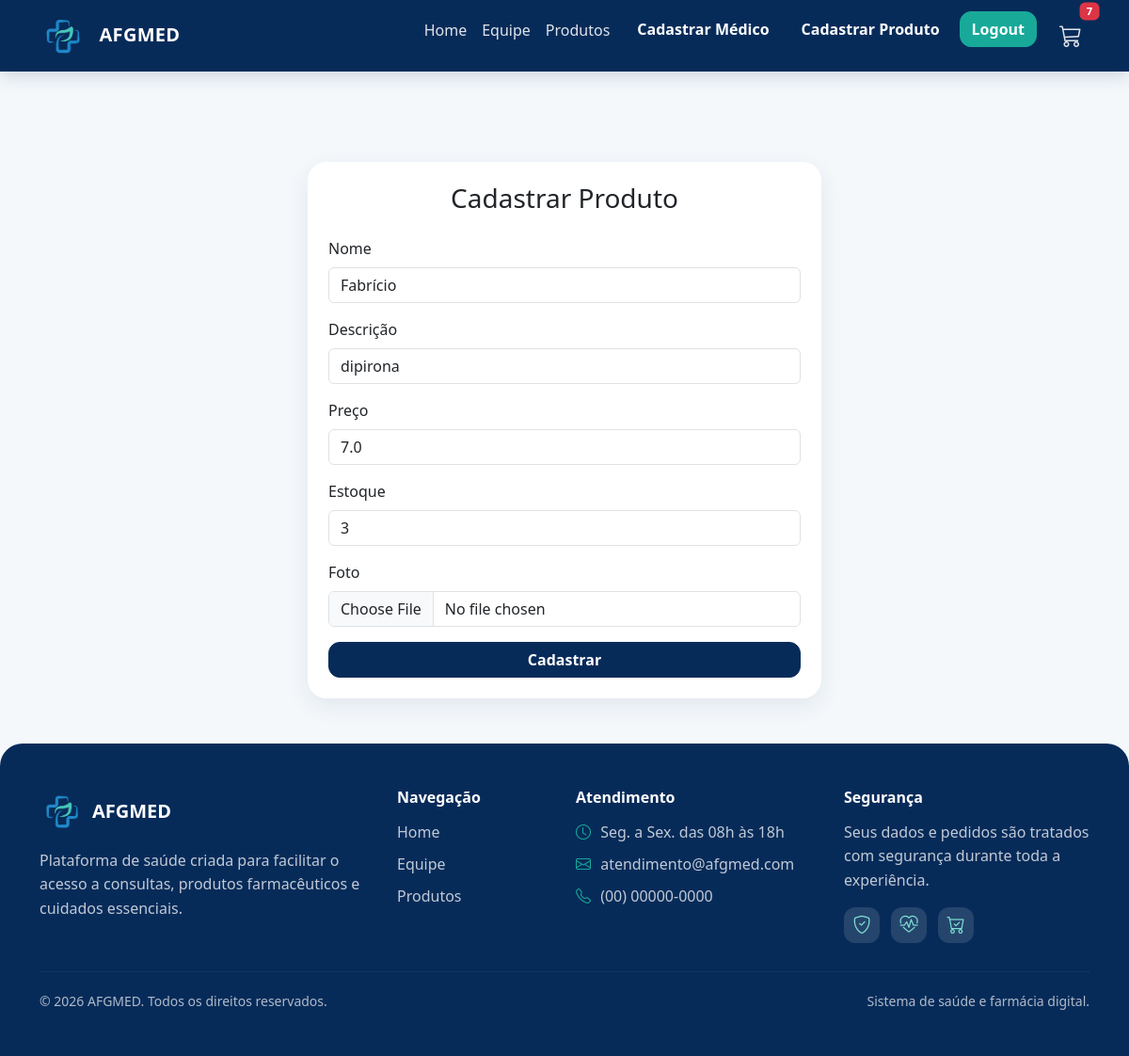
The page /editar-produto/1 (signed in) on the database as committed earlier.
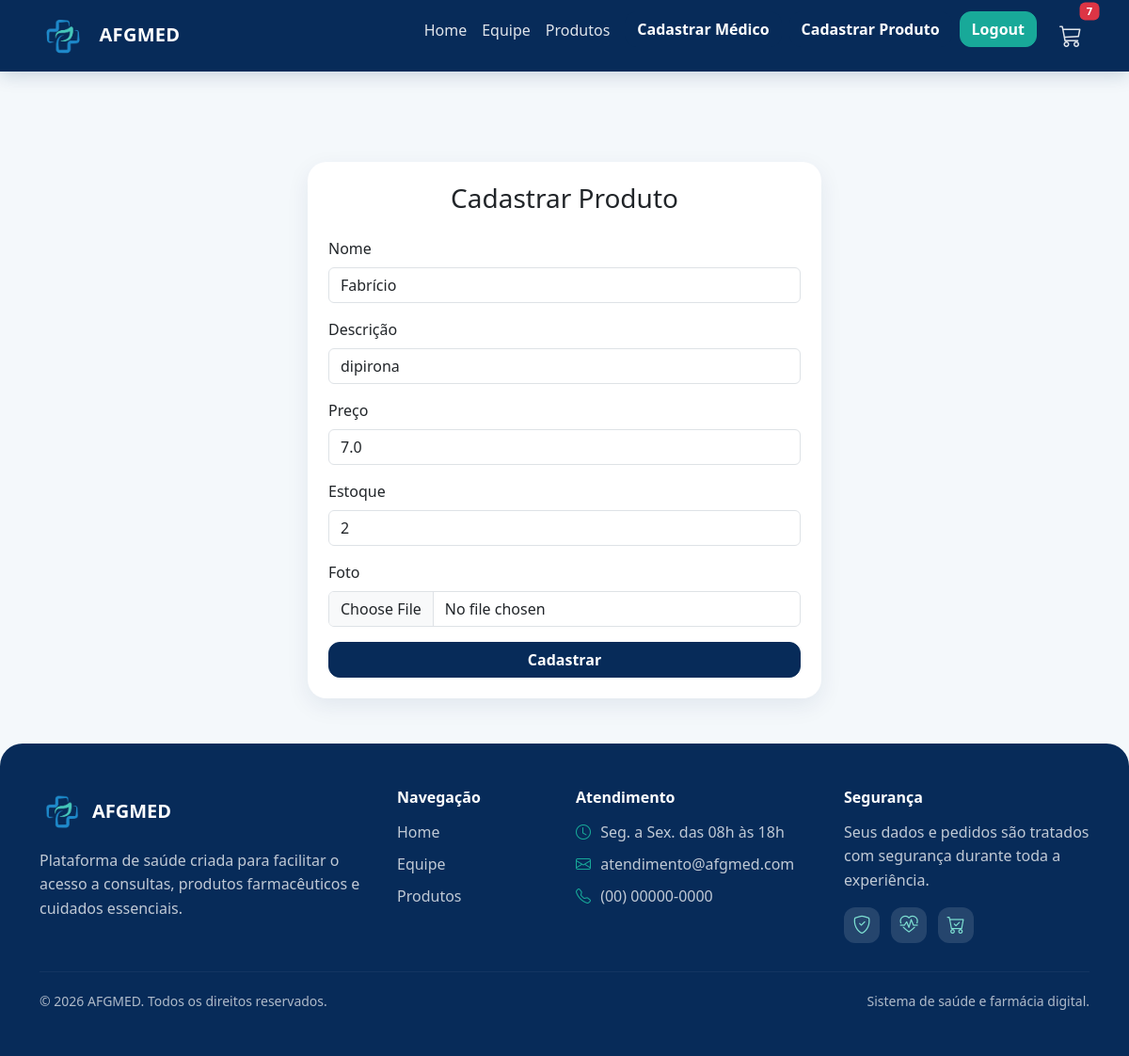
The same page on the database as committed later.
### projetoafgmed/models.py (models this page shows)
class Produto(database.Model):
    id = database.Column(database.Integer, primary_key=True)
    nome = database.Column(database.String, nullable=False)
    descricao = database.Column(database.String)
    preco = database.Column(database.Float, nullable=False)
    estoque = database.Column(database.Integer, default=0)
    foto = database.Column(database.String, default="default.jpg")
    ativo = database.Column(database.Boolean, default=True, nullable=False)
    destaque_home = database.Column(database.Boolean, default=False, nullable=False)
    data_criacao = database.Column(database.DateTime, nullable=False, default=datetime.utcnow)

### projetoafgmed/routes.py (the view, shortened to what this page needs)
@app.route("/editar-produto/<int:id_produto>", methods=["GET","POST"])
@login_required
def editar_produto(id_produto):
    if not getattr(current_user, "is_admin", False):
        flash("Apenas administradores podem acessar esta página.", "warning")
        return redirect(url_for("homepage"))
    produto = Produto.query.get_or_404(id_produto)
    form = FormProduto()
    if request.method == "GET":
        form.nome.data = produto.nome
        form.descricao.data = produto.descricao
        form.preco.data = produto.preco
        form.estoque.data = produto.estoque
        form.ativo.data = produto.ativo
        form.destaque_home.data = produto.destaque_home
    return render_template("cadastro_produto.html", form=form, produto=produto)

### projetoafgmed/forms.py
class FormProduto(FlaskForm):
    nome = StringField("Nome", validators=[DataRequired()])
    descricao = StringField("Descrição")
    preco = FloatField("Preço", validators=[DataRequired()])
    estoque = IntegerField("Estoque", default=0, validators=[DataRequired()])
    ativo = BooleanField("Produto ativo", default=True)
    destaque_home = BooleanField("Aparecer em Mais Vendidos na Home")
    foto = FileField(
        "Foto",
        validators=[FileAllowed(['jpg', 'png', 'jpeg'], 'Apenas imagens são permitidas!')]
    )
    botao_confirmacao = SubmitField("Cadastrar")

### projetoafgmed/models.py (called while the page is built)
@login_manager.user_loader
def load_usuario(id_usuario):
    return Usuario.query.get(int(id_usuario))

### projetoafgmed/templates/cadastro_produto.html (shortened to what this page needs)
{% extends "base.html" %}
{% block content %}
<div class="row justify-content-center mt-5 pt-5">
    <div class="col-md-6">
        <div class="card shadow-sm">
            <div class="card-body">
                <h3 class="text-center mb-4">Cadastrar Produto</h3>
                <form method="POST" enctype="multipart/form-data">
                    <div class="mb-3">
                        {{ form.nome.label(class="form-label") }}
                        {{ form.nome(class="form-control") }}
                    </div>
                    <div class="mb-3">
                        {{ form.descricao.label(class="form-label") }}
                        {{ form.descricao(class="form-control") }}
                    </div>
                    <div class="mb-3">
                        {{ form.preco.label(class="form-label") }}
                        {{ form.preco(class="form-control") }}
                    </div>
                    <div class="mb-3">
                        {{ form.estoque.label(class="form-label") }}
                        {{ form.estoque(class="form-control") }}
                    </div>
                    <div class="mb-3">
                        {{ form.foto.label(class="form-label") }}
                        {{ form.foto(class="form-control") }}
                    </div>
                    {{ form.botao_confirmacao(class="btn btn-primary w-100") }}
                </form>
            </div>
        </div>
    </div>
</div>
{% endblock %}

Rows that differ between the two databases and show on the page:
changed Produto "Fabrício": estoque "3" → "2"
